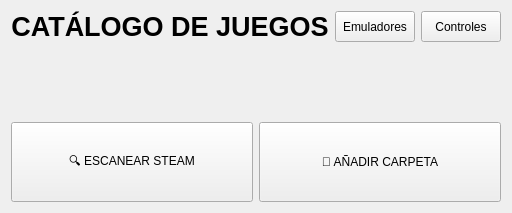
            <widget class="QWidget" name="platformsPage">
             <property name="sizePolicy">
              <sizepolicy hsizetype="Expanding" vsizetype="Expanding">
               <horstretch>0</horstretch>
               <verstretch>0</verstretch>
              </sizepolicy>
             </property>
             <property name="sizeIncrement">
              <size>
               <width>5</width>
               <height>0</height>
              </size>
             </property>
             <layout class="QVBoxLayout" name="verticalLayout_games" stretch="1,5,1">
              <item>
               <layout class="QHBoxLayout" name="horizontalLayout_8" stretch="2,1,1">
                <item>
                 <widget class="QLabel" name="label_platforms_title">
                  <property name="sizePolicy">
                   <sizepolicy hsizetype="Preferred" vsizetype="Maximum">
                    <horstretch>0</horstretch>
                    <verstretch>0</verstretch>
                   </sizepolicy>
                  </property>
                  <property name="font">
                   <font>
                    <pointsize>20</pointsize>
                    <bold>true</bold>
                   </font>
                  </property>
                  <property name="text">
                   <string>CATÁLOGO DE JUEGOS</string>
                  </property>
                  <property name="alignment">
                   <set>Qt::AlignmentFlag::AlignCenter</set>
                  </property>
                 </widget>
                </item>
                <item>
                 <widget class="QPushButton" name="emulatorsButton">
                  <property name="sizePolicy">
                   <sizepolicy hsizetype="Expanding" vsizetype="Expanding">
                    <horstretch>0</horstretch>
                    <verstretch>0</verstretch>
                   </sizepolicy>
                  </property>
                  <property name="text">
                   <string>Emuladores</string>
                  </property>
                 </widget>
                </item>
                <item>
                 <widget class="QPushButton" name="controlsButton">
                  <property name="sizePolicy">
                   <sizepolicy hsizetype="Expanding" vsizetype="Expanding">
                    <horstretch>0</horstretch>
                    <verstretch>0</verstretch>
                   </sizepolicy>
                  </property>
                  <property name="text">
                   <string>Controles</string>
                  </property>
                 </widget>
                </item>
               </layout>
              </item>
              <item>
               <widget class="QScrollArea" name="scrollAreaPlaforms">
                <property name="focusPolicy">
                 <enum>Qt::FocusPolicy::NoFocus</enum>
                </property>
                <property name="styleSheet">
                 <string>QScrollArea { border: none; background: transparent; } QWidget#scrollAreaGamesContents { background: transparent; }</string>
                </property>
                <property name="locale">
                 <locale language="English" country="Vanuatu"/>
                </property>
                <property name="widgetResizable">
                 <bool>true</bool>
                </property>
                <widget class="QWidget" name="scrollAreaPlatformsContents">
                 <property name="geometry">
                  <rect>
                   <x>0</x>
                   <y>0</y>
                   <width>783</width>
                   <height>374</height>
                  </rect>
                 </property>
                 <layout class="QGridLayout" name="layoutPlatforms"/>
                </widget>
               </widget>
              </item>
              <item>
               <layout class="QHBoxLayout" name="horizontalLayout_games_buttons">
                <item>
                 <widget class="QPushButton" name="gamesScanButton">
                  <property name="sizePolicy">
                   <sizepolicy hsizetype="Expanding" vsizetype="Minimum">
                    <horstretch>0</horstretch>
                    <verstretch>0</verstretch>
                   </sizepolicy>
                  </property>
                  <property name="minimumSize">
                   <size>
                    <width>0</width>
                    <height>80</height>
                   </size>
                  </property>
                  <property name="text">
                   <string>🔍 ESCANEAR STEAM</string>
                  </property>
                 </widget>
                </item>
                <item>
                 <widget class="QPushButton" name="scanFolderButton">
                  <property name="sizePolicy">
                   <sizepolicy hsizetype="Expanding" vsizetype="Minimum">
                    <horstretch>0</horstretch>
                    <verstretch>0</verstretch>
                   </sizepolicy>
                  </property>
                  <property name="minimumSize">
                   <size>
                    <width>0</width>
                    <height>80</height>
                   </size>
                  </property>
                  <property name="text">
                   <string>📁 AÑADIR CARPETA</string>
                  </property>
                 </widget>
                </item>
               </layout>
              </item>
             </layout>
            </widget>
